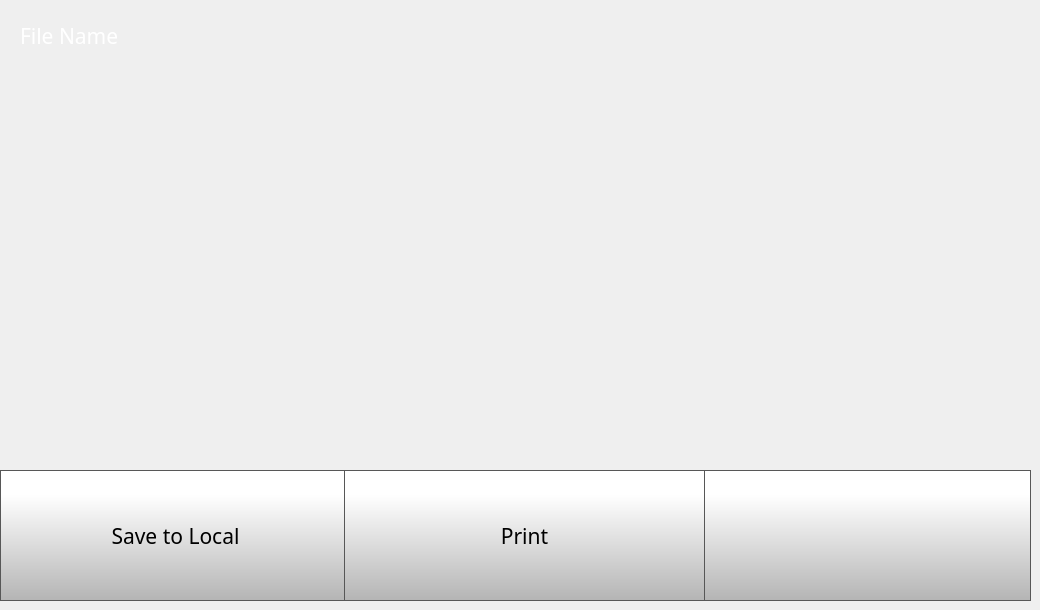
   <widget class="QWidget" name="printSelectedUSBPage">
    <widget class="QToolButton" name="fileSelectedUSBTransferButton">
     <property name="geometry">
      <rect>
       <x>0</x>
       <y>470</y>
       <width>351</width>
       <height>131</height>
      </rect>
     </property>
     <property name="minimumSize">
      <size>
       <width>0</width>
       <height>0</height>
      </size>
     </property>
     <property name="font">
      <font>
       <family>Gotham</family>
       <pointsize>16</pointsize>
      </font>
     </property>
     <property name="styleSheet">
      <string notr="true">QToolButton {
    border: 1px solid rgb(87, 87, 87);
	background-color: qlineargradient(spread:pad, x1:0, y1:1, x2:0, y2:0.188, stop:0 rgba(180, 180, 180, 255), stop:1 rgba(255, 255, 255, 255));
}

QToolButton:pressed {
    background-color: qlineargradient(x1: 0, y1: 0, x2: 0, y2: 1,
                                      stop: 0 #dadbde, stop: 1 #f6f7fa);
}

QToolButton:flat {
    border: none; /* no border for a flat push button */
}

QToolButton:default {
    border-color: navy; /* make the default button prominent */
}</string>
     </property>
     <property name="text">
      <string>Save to Local</string>
     </property>
     <property name="icon">
      <iconset resource="../resources/resource.qrc">
       <normaloff>:/Icons/img/icons/icon.png</normaloff>:/Icons/img/icons/icon.png</iconset>
     </property>
     <property name="iconSize">
      <size>
       <width>70</width>
       <height>70</height>
      </size>
     </property>
     <property name="checkable">
      <bool>false</bool>
     </property>
     <property name="toolButtonStyle">
      <enum>Qt::ToolButtonTextUnderIcon</enum>
     </property>
    </widget>
    <widget class="QPushButton" name="fileSelectedUSBBackButton">
     <property name="geometry">
      <rect>
       <x>700</x>
       <y>470</y>
       <width>331</width>
       <height>131</height>
      </rect>
     </property>
     <property name="minimumSize">
      <size>
       <width>0</width>
       <height>0</height>
      </size>
     </property>
     <property name="font">
      <font>
       <family>Gotham</family>
       <pointsize>16</pointsize>
      </font>
     </property>
     <property name="styleSheet">
      <string notr="true">QPushButton {
    border: 1px solid rgb(87, 87, 87);

	background-color: qlineargradient(spread:pad, x1:0, y1:1, x2:0, y2:0.188, stop:0 rgba(180, 180, 180, 255), stop:1 rgba(255, 255, 255, 255));
}

QPushButton:pressed {
    background-color: qlineargradient(x1: 0, y1: 0, x2: 0, y2: 1,
                                      stop: 0 #dadbde, stop: 1 #f6f7fa);
}

QPushButton:flat {
    border: none; /* no border for a flat push button */
}

QPushButton:default {
    border-color: navy; /* make the default button prominent */
}</string>
     </property>
     <property name="text">
      <string/>
     </property>
     <property name="icon">
      <iconset resource="../resources/resource.qrc">
       <normaloff>:/Navigation/img/Navigation/arrows-4.png</normaloff>:/Navigation/img/Navigation/arrows-4.png</iconset>
     </property>
     <property name="iconSize">
      <size>
       <width>70</width>
       <height>70</height>
      </size>
     </property>
     <property name="checkable">
      <bool>false</bool>
     </property>
     <property name="autoDefault">
      <bool>false</bool>
     </property>
     <property name="default">
      <bool>false</bool>
     </property>
     <property name="flat">
      <bool>false</bool>
     </property>
    </widget>
    <widget class="QLabel" name="printPreviewSelectedUSB">
     <property name="geometry">
      <rect>
       <x>270</x>
       <y>20</y>
       <width>291</width>
       <height>271</height>
      </rect>
     </property>
     <property name="font">
      <font>
       <family>Gotham</family>
       <pointsize>16</pointsize>
      </font>
     </property>
     <property name="styleSheet">
      <string notr="true">background-color: rgba(255, 255, 255, 0);</string>
     </property>
     <property name="text">
      <string/>
     </property>
     <property name="pixmap">
      <pixmap resource="../resources/resource.qrc">:/Logos &amp; Branding/img/Logos/thumbnail.png</pixmap>
     </property>
     <property name="scaledContents">
      <bool>true</bool>
     </property>
    </widget>
    <widget class="QToolButton" name="fileSelectedUSBPrintButton">
     <property name="geometry">
      <rect>
       <x>344</x>
       <y>470</y>
       <width>361</width>
       <height>131</height>
      </rect>
     </property>
     <property name="minimumSize">
      <size>
       <width>0</width>
       <height>0</height>
      </size>
     </property>
     <property name="font">
      <font>
       <family>Gotham</family>
       <pointsize>16</pointsize>
      </font>
     </property>
     <property name="styleSheet">
      <string notr="true">QToolButton {
    border: 1px solid rgb(87, 87, 87);
	background-color: qlineargradient(spread:pad, x1:0, y1:1, x2:0, y2:0.188, stop:0 rgba(180, 180, 180, 255), stop:1 rgba(255, 255, 255, 255));
}

QToolButton:pressed {
    background-color: qlineargradient(x1: 0, y1: 0, x2: 0, y2: 1,
                                      stop: 0 #dadbde, stop: 1 #f6f7fa);
}

QToolButton:flat {
    border: none; /* no border for a flat push button */
}

QToolButton:default {
    border-color: navy; /* make the default button prominent */
}</string>
     </property>
     <property name="text">
      <string>Print</string>
     </property>
     <property name="icon">
      <iconset resource="../resources/resource.qrc">
       <normaloff>:/Icons/img/icons/printer.png</normaloff>:/Icons/img/icons/printer.png</iconset>
     </property>
     <property name="iconSize">
      <size>
       <width>70</width>
       <height>70</height>
      </size>
     </property>
     <property name="checkable">
      <bool>false</bool>
     </property>
     <property name="toolButtonStyle">
      <enum>Qt::ToolButtonTextUnderIcon</enum>
     </property>
    </widget>
    <widget class="QLabel" name="fileSelectedUSBName">
     <property name="geometry">
      <rect>
       <x>20</x>
       <y>20</y>
       <width>481</width>
       <height>31</height>
      </rect>
     </property>
     <property name="font">
      <font>
       <family>Gotham</family>
       <pointsize>16</pointsize>
       <weight>50</weight>
       <bold>false</bold>
      </font>
     </property>
     <property name="styleSheet">
      <string notr="true">color: rgb(255, 255, 255);
background-color: rgba(255, 255, 255, 0);</string>
     </property>
     <property name="text">
      <string>File Name</string>
     </property>
    </widget>
   </widget>
